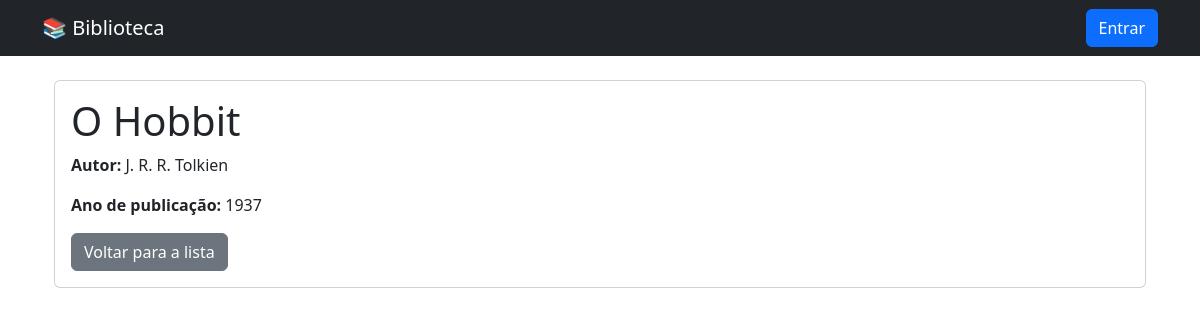
Screenshot of /livros/1/ with the database file from the repository.
### livros/models.py (models this page shows, shortened)
class Livro(models.Model):
    titulo = models.CharField(max_length=100)
    autor = models.CharField(max_length=100)
    ano_publicacao = models.IntegerField()

### livros/views.py (the view)
# urls.py: path('<int:id>/', views.detalhe_livro, name='detalhe_livro'),
def detalhe_livro(request, id):
    livro = get_object_or_404(Livro, id=id)
    contexto = {
        'livro': livro
    }
    return render(request, 'livros/detalhe_livro.html', contexto)

### livros/templates/livros/detalhe_livro.html (shortened to what this page needs)
{% extends 'livros/base.html' %}
 {% block content %}
    <div class="container mt-4">
        <div class="card">
            <div class="card-body">
                <h1 class="card-title">
                    {{ livro.titulo }}
                </h1>
                <p class="card-text">
                    <strong>Autor:</strong> {{ livro.autor }}
                </p>
                <p class="card-text">
                    <strong>Ano de publicação:</strong> {{ livro.ano_publicacao }}
                </p>
                <a href="{% url 'lista_livros' %}" class="btn btn-secondary">
                    Voltar para a lista
                </a>
            </div>
        </div>
    </div>
{% endblock %}

### rows the page displays
Livro: titulo "O Hobbit", autor "J. R. R. Tolkien", ano_publicacao "1937"
